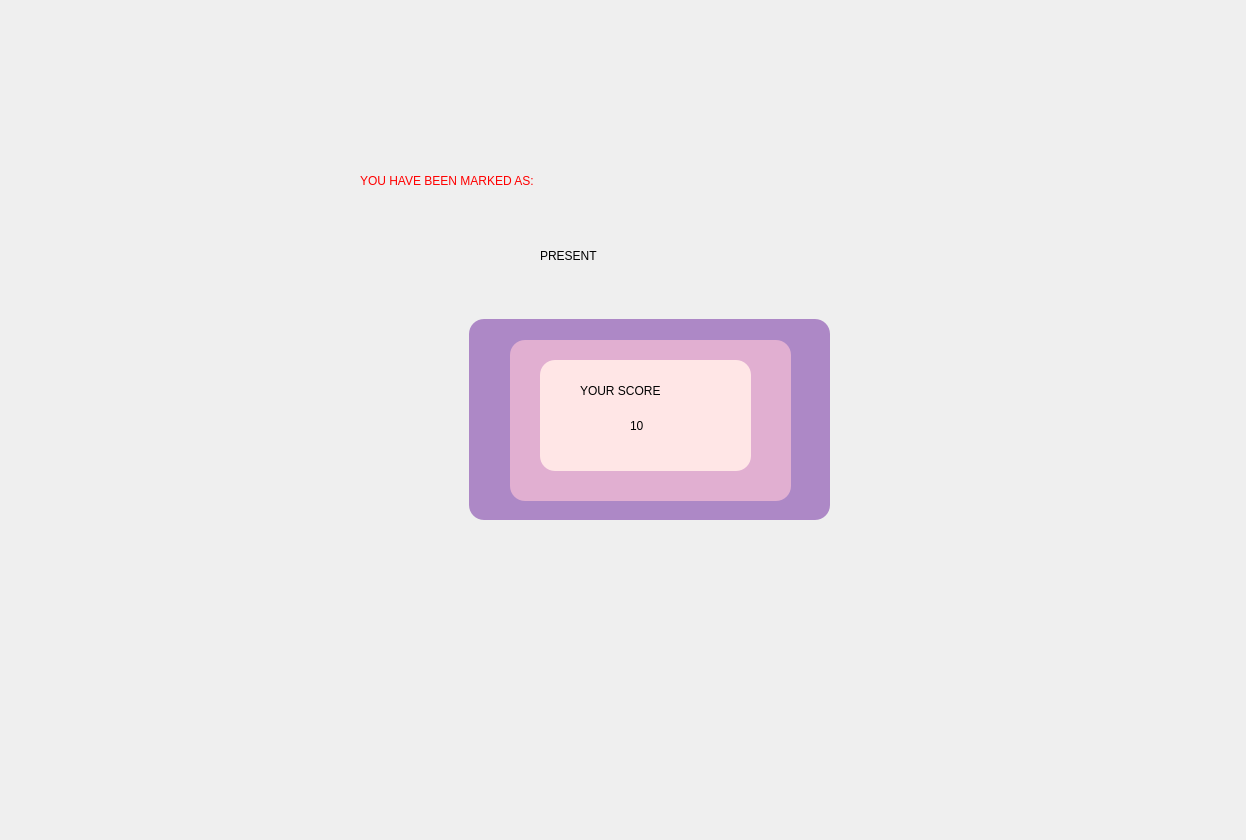
<?xml version="1.0" encoding="UTF-8"?>
<ui version="4.0">
 <class>MainWindow</class>
 <widget class="QMainWindow" name="MainWindow">
  <property name="geometry">
   <rect>
    <x>0</x>
    <y>0</y>
    <width>1246</width>
    <height>840</height>
   </rect>
  </property>
  <property name="windowTitle">
   <string>MainWindow</string>
  </property>
  <widget class="QWidget" name="centralwidget">
   <widget class="QLabel" name="label_5">
    <property name="geometry">
     <rect>
      <x>580</x>
      <y>380</y>
      <width>151</width>
      <height>21</height>
     </rect>
    </property>
    <property name="styleSheet">
     <string notr="true">font: 18pt &quot;Sitka Heading&quot;;</string>
    </property>
    <property name="text">
     <string>YOUR SCORE</string>
    </property>
   </widget>
   <widget class="QLabel" name="label_6">
    <property name="geometry">
     <rect>
      <x>540</x>
      <y>360</y>
      <width>211</width>
      <height>111</height>
     </rect>
    </property>
    <property name="styleSheet">
     <string notr="true">background-color: rgb(255, 230, 230);
border-radius:15px;</string>
    </property>
    <property name="text">
     <string/>
    </property>
   </widget>
   <widget class="QLabel" name="label_7">
    <property name="geometry">
     <rect>
      <x>510</x>
      <y>340</y>
      <width>281</width>
      <height>161</height>
     </rect>
    </property>
    <property name="styleSheet">
     <string notr="true">background-color:rgb(225, 175, 209);
border-radius:15px;</string>
    </property>
    <property name="text">
     <string/>
    </property>
   </widget>
   <widget class="QLabel" name="label_2">
    <property name="geometry">
     <rect>
      <x>630</x>
      <y>400</y>
      <width>61</width>
      <height>51</height>
     </rect>
    </property>
    <property name="styleSheet">
     <string notr="true">font: 63 26pt &quot;Segoe UI Variable Text Semibold&quot;;
font: 34pt &quot;Tw Cen MT Condensed Extra Bold&quot;;</string>
    </property>
    <property name="text">
     <string>10</string>
    </property>
   </widget>
   <widget class="QLabel" name="label_4">
    <property name="geometry">
     <rect>
      <x>360</x>
      <y>160</y>
      <width>641</width>
      <height>41</height>
     </rect>
    </property>
    <property name="styleSheet">
     <string notr="true">font: 87 30pt &quot;Segoe UI Black&quot;;
color:rgb(255, 0, 0)</string>
    </property>
    <property name="text">
     <string>YOU HAVE BEEN MARKED AS:</string>
    </property>
   </widget>
   <widget class="QLabel" name="label_8">
    <property name="geometry">
     <rect>
      <x>469</x>
      <y>319</y>
      <width>361</width>
      <height>201</height>
     </rect>
    </property>
    <property name="styleSheet">
     <string notr="true">background-color: rgb(173, 136, 198);
border-radius:15px;</string>
    </property>
    <property name="text">
     <string/>
    </property>
   </widget>
   <widget class="QLabel" name="label">
    <property name="geometry">
     <rect>
      <x>540</x>
      <y>220</y>
      <width>251</width>
      <height>71</height>
     </rect>
    </property>
    <property name="styleSheet">
     <string notr="true">font: 56pt &quot;Tw Cen MT Condensed Extra Bold&quot;;</string>
    </property>
    <property name="text">
     <string>PRESENT</string>
    </property>
   </widget>
   <widget class="QLabel" name="label_3">
    <property name="geometry">
     <rect>
      <x>0</x>
      <y>0</y>
      <width>1291</width>
      <height>831</height>
     </rect>
    </property>
    <property name="text">
     <string/>
    </property>
    <property name="pixmap">
     <pixmap>../../WhatsApp Image 2024-03-22 at 2.19.38 AM.jpeg</pixmap>
    </property>
    <property name="scaledContents">
     <bool>true</bool>
    </property>
   </widget>
   <zorder>label_3</zorder>
   <zorder>label_8</zorder>
   <zorder>label_4</zorder>
   <zorder>label_7</zorder>
   <zorder>label_6</zorder>
   <zorder>label</zorder>
   <zorder>label_5</zorder>
   <zorder>label_2</zorder>
  </widget>
 </widget>
 <resources/>
 <connections/>
</ui>
